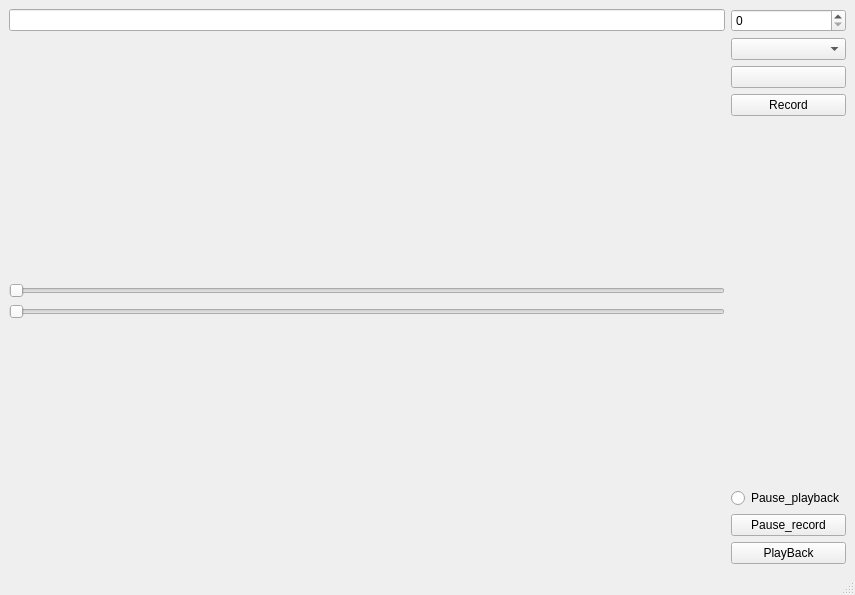
<?xml version="1.0" encoding="UTF-8"?>
<ui version="4.0">
 <class>ctkQtTestingMainWindow</class>
 <widget class="QMainWindow" name="ctkQtTestingMainWindow">
  <property name="geometry">
   <rect>
    <x>0</x>
    <y>0</y>
    <width>855</width>
    <height>595</height>
   </rect>
  </property>
  <property name="windowTitle">
   <string>MainWindow</string>
  </property>
  <widget class="QWidget" name="centralwidget">
   <layout class="QHBoxLayout" name="horizontalLayout">
    <item>
     <layout class="QVBoxLayout" name="verticalLayout_2">
      <item>
       <widget class="ctkSearchBox" name="SearchBox"/>
      </item>
      <item>
       <widget class="ctkAxesWidget" name="AxesWidget" native="true"/>
      </item>
      <item>
       <widget class="ctkVTKRenderView" name="renderView" native="true">
        <property name="enabled">
         <bool>true</bool>
        </property>
        <property name="backgroundColor" stdset="0">
         <color>
          <red>51</red>
          <green>51</green>
          <blue>51</blue>
         </color>
        </property>
        <property name="backgroundColor2" stdset="0">
         <color>
          <red>51</red>
          <green>51</green>
          <blue>51</blue>
         </color>
        </property>
        <property name="gradientBackground" stdset="0">
         <bool>false</bool>
        </property>
        <property name="orientationWidgetVisible" stdset="0">
         <bool>true</bool>
        </property>
        <property name="pitchRollYawIncrement" stdset="0">
         <number>0</number>
        </property>
       </widget>
      </item>
      <item>
       <widget class="QSlider" name="horizontalSlider">
        <property name="orientation">
         <enum>Qt::Horizontal</enum>
        </property>
       </widget>
      </item>
      <item>
       <widget class="ctkRangeSlider" name="RangeSlider">
        <property name="orientation">
         <enum>Qt::Horizontal</enum>
        </property>
       </widget>
      </item>
      <item>
       <widget class="ctkRangeWidget" name="RangeWidget" native="true"/>
      </item>
      <item>
       <widget class="ctkSliderWidget" name="SliderWidget" native="true"/>
      </item>
     </layout>
    </item>
    <item>
     <layout class="QVBoxLayout" name="verticalLayout">
      <item>
       <widget class="QSpinBox" name="spinBox"/>
      </item>
      <item>
       <widget class="QComboBox" name="comboBox"/>
      </item>
      <item>
       <widget class="ctkFontButton" name="FontButton"/>
      </item>
      <item>
       <widget class="QPushButton" name="RecordButton">
        <property name="text">
         <string>Record</string>
        </property>
        <property name="checkable">
         <bool>true</bool>
        </property>
       </widget>
      </item>
      <item>
       <spacer name="verticalSpacer">
        <property name="orientation">
         <enum>Qt::Vertical</enum>
        </property>
        <property name="sizeHint" stdset="0">
         <size>
          <width>20</width>
          <height>40</height>
         </size>
        </property>
       </spacer>
      </item>
      <item>
       <widget class="QRadioButton" name="RadioButton">
        <property name="text">
         <string>Pause_playback</string>
        </property>
       </widget>
      </item>
      <item>
       <widget class="QPushButton" name="PauseButton">
        <property name="text">
         <string>Pause_record</string>
        </property>
        <property name="checkable">
         <bool>true</bool>
        </property>
       </widget>
      </item>
      <item>
       <widget class="QPushButton" name="PlayBackButton">
        <property name="text">
         <string>PlayBack</string>
        </property>
        <property name="checkable">
         <bool>true</bool>
        </property>
       </widget>
      </item>
     </layout>
    </item>
    <item>
     <layout class="QVBoxLayout" name="verticalLayout_3"/>
    </item>
   </layout>
  </widget>
  <widget class="QMenuBar" name="menubar">
   <property name="geometry">
    <rect>
     <x>0</x>
     <y>0</y>
     <width>855</width>
     <height>25</height>
    </rect>
   </property>
  </widget>
  <widget class="QStatusBar" name="statusbar"/>
 </widget>
 <customwidgets>
  <customwidget>
   <class>ctkVTKRenderView</class>
   <extends>QWidget</extends>
   <header>ctkVTKRenderView.h</header>
  </customwidget>
  <customwidget>
   <class>ctkAxesWidget</class>
   <extends>QWidget</extends>
   <header>ctkAxesWidget.h</header>
  </customwidget>
  <customwidget>
   <class>ctkFontButton</class>
   <extends>QPushButton</extends>
   <header>ctkFontButton.h</header>
  </customwidget>
  <customwidget>
   <class>ctkRangeSlider</class>
   <extends>QSlider</extends>
   <header>ctkRangeSlider.h</header>
  </customwidget>
  <customwidget>
   <class>ctkRangeWidget</class>
   <extends>QWidget</extends>
   <header>ctkRangeWidget.h</header>
  </customwidget>
  <customwidget>
   <class>ctkSearchBox</class>
   <extends>QLineEdit</extends>
   <header>ctkSearchBox.h</header>
  </customwidget>
  <customwidget>
   <class>ctkSliderWidget</class>
   <extends>QWidget</extends>
   <header>ctkSliderWidget.h</header>
  </customwidget>
 </customwidgets>
 <resources/>
 <connections/>
</ui>
